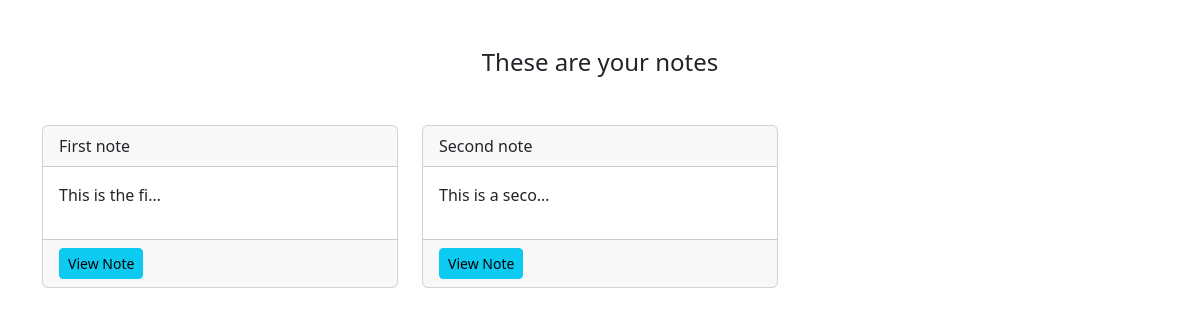
The page /smart/notes/ on the database as committed earlier.
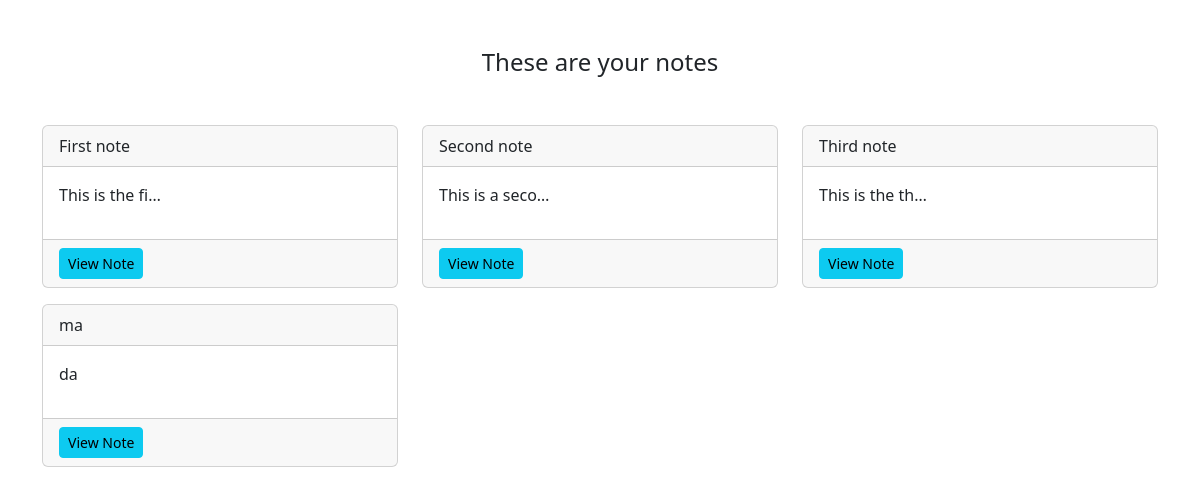
The same page on the database as committed later.
### notes/models.py (models this page shows)
class Notes(models.Model):
    title = models.CharField(max_length= 200)
    text = models.TextField(max_length = 5000)
    created = models.DateTimeField(auto_now_add=True)

### notes/views.py (the view)
# urls.py: path('notes/', views.NotesListView.as_view(), name="notes.list"),
class NotesListView(ListView):
    model = Notes
    context_object_name = "notes"

### notes/templates/notes/notes_list.html
{% extends 'base.html' %}
{% load static %}
{% block content %}
    <div class="row">
        <div class="col">
            <div class="notes_list_heading text-center mb-5">
                <h1 class="fs-4">These are your notes</h1>
            </div>
        </div>
    </div>
    <div class="row">
        {% for note in notes %}
            <div class="col-md-4">
                <div class="card mb-3">
                    <div class="card-header">
                        {{note.title}}
                    </div>
                    <div class="card-body">
                        <p>{{note.text|truncatechars:15}}</p>
                    </div>
                    <div class="card-footer">
                        <a href="{% url 'notes.detail' pk=note.id %}" class="btn btn-info btn-sm">View Note</a>
                    </div>
                </div>
            </div>
        {% endfor %}
    </div>
{% endblock %}

### static/templates/base.html (shortened to what this page needs)
{% load static %}
<!DOCTYPE html>
<html lang="en">
<head>
    <link rel="stylesheet" href="https://cdn.jsdelivr.net/npm/bootstrap@5.3.5/dist/css/bootstrap.min.css" rel="stylesheet">
</head>
<body>
    <div class="container my-5">
        {% block content %}
        {% endblock %}
    </div>
</body>
</html>

Rows that differ between the two databases and show on the page:
added Notes: title "Third note", text "This is the th…"
added Notes: title "ma", text "da"
